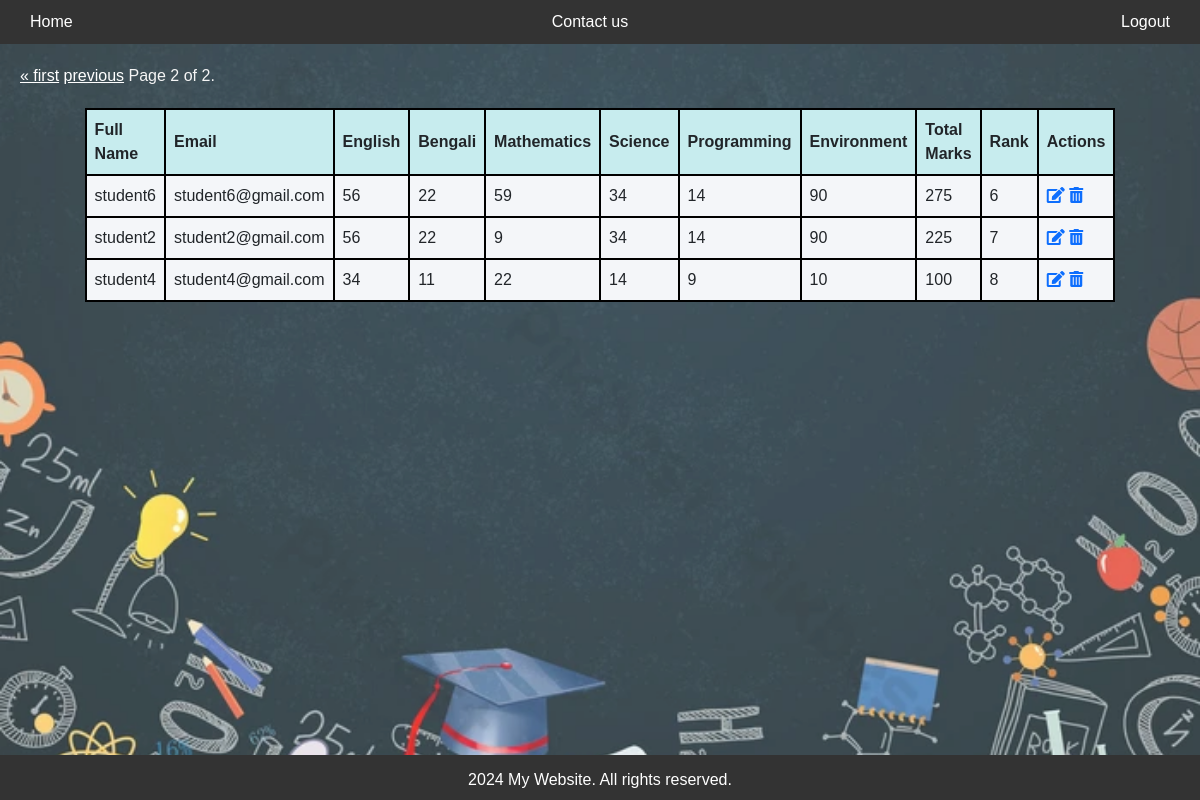
Page /viewdata/?page=2 on the earlier database version.
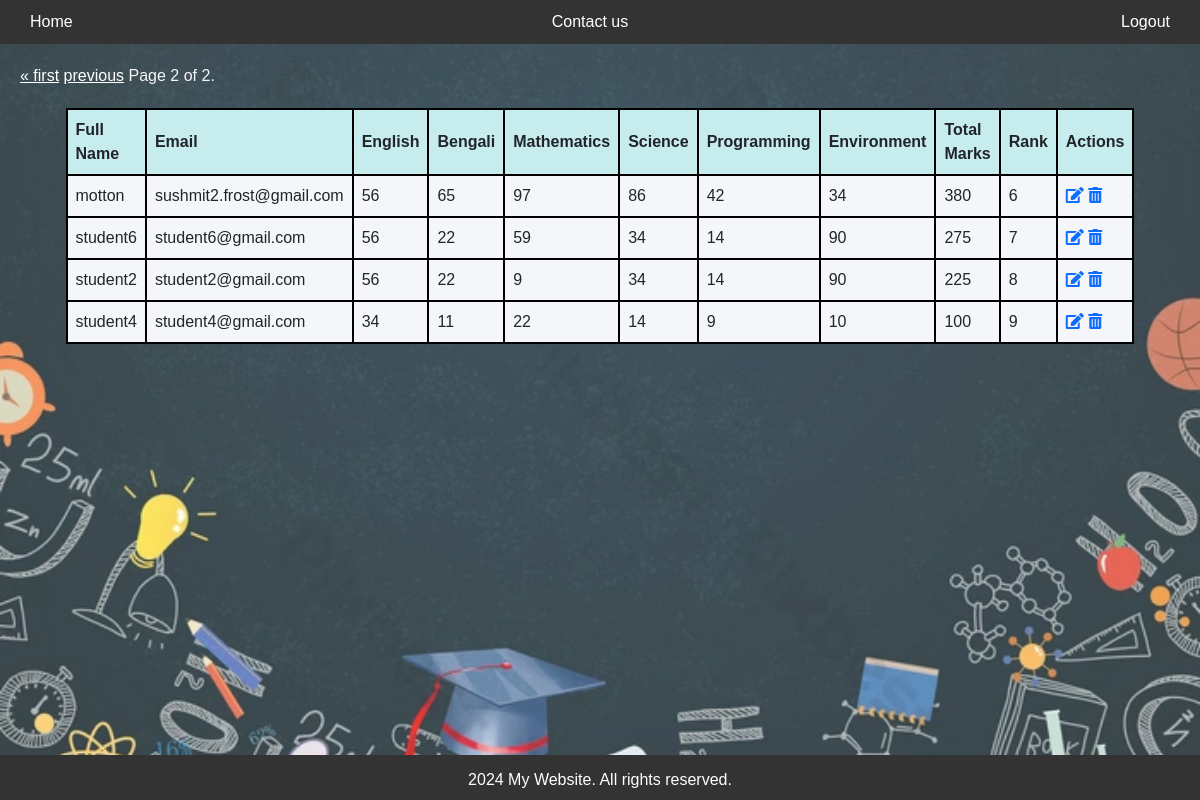
Same page on the later database version.
### result/models.py (models this page shows, shortened)
class ResultDb(models.Model):
    email = models.ForeignKey(Account,on_delete=models.CASCADE,null=True)
    english = models.IntegerField(default=0)
    bengali = models.IntegerField(default=0)
    mathematics = models.IntegerField(default=0)
    science = models.IntegerField(default=0)
    programming = models.IntegerField(default=0)
    environment = models.IntegerField(default=0)
    def calculate_total(self):
        return self.english + self.bengali + self.mathematics + self.science + self.programming + self.environment

class Account(AbstractBaseUser):
    email = models.EmailField(verbose_name='email', max_length=60, unique=True)
    username = models.CharField(max_length=30, unique=True)
    date_joined = models.DateTimeField(verbose_name='date_joined', auto_now_add=True)
    last_login = models.DateTimeField(verbose_name='last login', auto_now=True)
    is_admin = models.BooleanField(default=False)
    is_active = models.BooleanField(default=True)
    is_staff = models.BooleanField(default=False)
    is_superuser = models.BooleanField(default=False)
    hide_email = models.BooleanField(default=True)
    contact = models.IntegerField(default=9999)
    category = models.CharField(max_length=20, choices=[('teacher', 'Teacher'), ('student', 'Student')], default='no category')
    groups = models.ManyToManyField(Group, blank=True)
    objects = MyAccontManager()
    USERNAME_FIELD = 'email'
    REQUIRED_FIELDS = ['username']

### result/views.py (the view, shortened to what this page needs)
# urls.py: path('viewdata/',views.viewdata,name='viewdata'),
def viewdata(request):
    display_data = models.ResultDb.objects.annotate(
        total=F('english') + F('bengali') + F('mathematics') + F('science') + F('programming') + F('environment')
    ).order_by('-total')
    rank = 1
    for data in display_data:
        data.rank = rank
        rank += 1
    paginator = Paginator(display_data, 5)
    page_number = request.GET.get('page')
    page_obj = paginator.get_page(page_number)
    return render(request,'viewResult.html',{'display_data':display_data,'page_obj': page_obj})

### result/templates/viewResult.html (shortened to what this page needs)
{% extends 'base.html' %}
{% load static %}
{% block css_style %}
<link rel="stylesheet" href="/static/css/homePage.css">
<link rel="stylesheet" href="https://cdnjs.cloudflare.com/ajax/libs/font-awesome/5.15.4/css/all.min.css">
{% endblock %}
{% block header %}
<a href="{% url 'teacherPage' %}" class="nav-link left" >Home</a>
<a href="{% url 'logoutPage' %}" class="nav-link right">Logout</a>
{% endblock %}
{% block content %}
<div class="background-images"></div>
<div class="pagination">
    <span class="step-links">
        {% if page_obj.has_previous %}
            <a href="?page=1" style="color: white;">&laquo; first</a>
            <a href="?page={{ page_obj.previous_page_number }}" style="color: white;">previous</a>
        {% endif %}
        <span class="current" style="color: whitesmoke;">
            Page {{ page_obj.number }} of {{ page_obj.paginator.num_pages }}.
        </span>
    </span>
</div>
<div style="display:flex; justify-content: center;">
    <table style="border-collapse: collapse; width: 80%; margin-top: 20px; border: 2px solid #000;">
        <thead style="background-color: #f8f9fa;">
            <tr>
                <th style="border: 2px solid #000; padding: 8px; background-color: #c7ecee;">Full Name</th>
                <th style="border: 2px solid #000; padding: 8px; background-color: #c7ecee;">Email</th>
                <th style="border: 2px solid #000; padding: 8px; background-color: #c7ecee;">English</th>
                <th style="border: 2px solid #000; padding: 8px; background-color: #c7ecee;">Bengali</th>
                <th style="border: 2px solid #000; padding: 8px; background-color: #c7ecee;">Mathematics</th>
                <th style="border: 2px solid #000; padding: 8px; background-color: #c7ecee;">Science</th>
                <th style="border: 2px solid #000; padding: 8px; background-color: #c7ecee;">Programming</th>
                <th style="border: 2px solid #000; padding: 8px; background-color: #c7ecee;">Environment</th>
                <th style="border: 2px solid #000; padding: 8px; background-color: #c7ecee;">Total Marks</th>
                <th style="border: 2px solid #000; padding: 8px; background-color: #c7ecee;">Rank</th>
                <th style="border: 2px solid #000; padding: 8px; background-color: #c7ecee;">Actions</th>
            </tr>
        </thead>
        <tbody>
            {% for data in page_obj %}
            <tr style="border: 2px solid #000;">
                <td style="border: 2px solid #000; padding: 8px; background-color: #f4f6f9;">{{ data.email.username }}</td>
                <td style="border: 2px solid #000; padding: 8px; background-color: #f4f6f9;">{{ data.email.email }}</td>
                <td style="border: 2px solid #000; padding: 8px; background-color: #f4f6f9;">{{ data.english }}</td>
                <td style="border: 2px solid #000; padding: 8px; background-color: #f4f6f9;">{{ data.bengali }}</td>
                <td style="border: 2px solid #000; padding: 8px; background-color: #f4f6f9;">{{ data.mathematics }}</td>
                <td style="border: 2px solid #000; padding: 8px; background-color: #f4f6f9;">{{ data.science }}</td>
                <td style="border: 2px solid #000; padding: 8px; background-color: #f4f6f9;">{{ data.programming }}</td>
                <td style="border: 2px solid #000; padding: 8px; background-color: #f4f6f9;">{{ data.environment }}</td>
                <td style="border: 2px solid #000; padding: 8px; background-color: #f4f6f9;">{{ data.calculate_total }}</td>
                <td style="border: 2px solid #000; padding: 8px; background-color: #f4f6f9;">{{ data.rank }}</td>
                <td style="border: 2px solid #000; padding: 8px; background-color: #f4f6f9;">
                    <a href="{% url 'updatepage' data.pk %}"><i class="fas fa-edit"></i></a>
                    <a href="{% url 'deletepage' data.pk %}"><i class="fas fa-trash-alt"></i></a>
                </td>
            </tr>
            {% endfor %}
        </tbody>
    </table>
</div>
{% endblock %}

### templates/base.html (shortened to what this page needs)
{% load static %}
<!DOCTYPE html>
<html lang="en">
<head>
    <link rel="stylesheet" href="https://cdn.jsdelivr.net/npm/bootstrap@5.3.2/dist/css/bootstrap.min.css">
    <link rel="stylesheet" href="{% static 'css/base.css' %}">
    {% block css_style %}{% endblock %}
</head>
<body>
    <header>
    <nav>
        <ul>
            <li>
                <a href="{% url 'contactusPage' %}">Contact us</a>
                {% block header %} {% endblock %}
            </li>
        </ul>
    </nav>
    </header>
    <div class="content">
        {% block content %}
        {% endblock %}
    </div>
    <footer>
        <p style="line-height: 30px; margin: 0;">2024 My Website. All rights reserved.</p>
    </footer>
</body>
</html>

### static/css/base.css (style rules this page uses)
body { font-family: Arial, sans-serif; margin: 0; padding: 0; background-color: beige; }
header { background-color: #333; color: #fff; padding: 10px 0; }
nav ul { list-style-type: none; margin: 0; padding: 0; text-align: center; }
nav ul li { display: inline; margin-right: 20px; }
nav ul li a { color: #fff; text-decoration: none; }
.content { padding: 20px; }
footer { background-color: #333; color: #fff; text-align: center; padding: 10px 0; position: fixed; bottom: 0; width: 100%; height: 45px; }
.nav-link.left { position: absolute; left: 30px; top: 10px; }
.nav-link.right { position: absolute; right: 30px; top: 10px; }

### result/static/css/homePage.css (style rules this page uses)
.background-images { position: fixed; top: 0; left: 0; width: 100%; height: 100%; background-image: url('/static/images/addresult.jpg'); background-size: cover; background-repeat: no-repeat; background-position: center; opacity: 0.8; z-index: -1; }

Differences in the rows shown:
added ResultDb: email.username "motton", email.email "sushmit2.frost@gmail.com", english "56", bengali "65", mathematics "97", science "86", programming "42", environment "34", calculate_total "380", rank "6"
computed for ResultDb "student6": rank "6" → "7"
computed for ResultDb "student2": rank "7" → "8"
computed for ResultDb "student4": rank "8" → "9"
